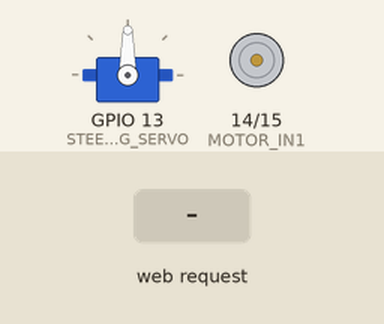
Simulated run of this sketch. Board: ESP32. On the bench: servo, motor-driver pin pairs drawn as motors (green arrow = first pin HIGH = forward, orange = second pin HIGH = backward, longer = more drive, scaled by the enable pin). The test bench sets the inputs (shaded band). WiFi joins after 1.5 s; servers stay silent unless stated; what the sketch prints to the serial monitor is not drawn.

Above: at 2.7 s.
2.8 s: HTTP request GET /action?command=forward received
At 3.4 s:
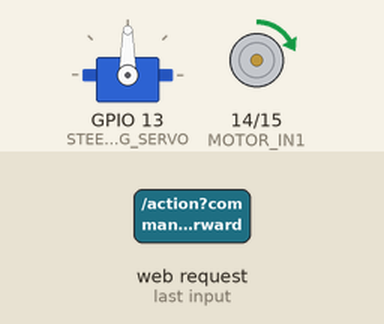
14.8 s: HTTP request GET /action?command=backward received
At 29.5 s:
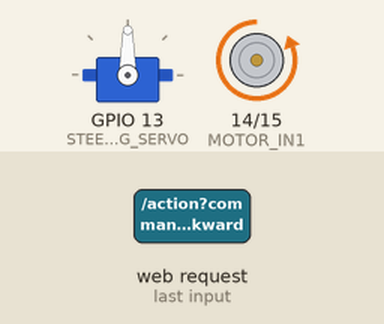
Timing chart, 0 to 29.9 s (numbered marks = the images above; inputs shaded):
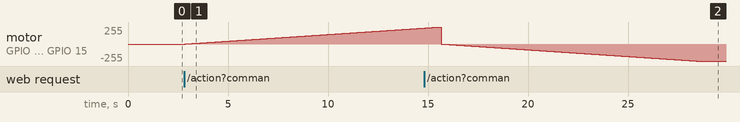

The sketch:

DcMotorControl.ino
```cpp
#include <WiFi.h>
#include <ESPAsyncWebServer.h>
#include <ESP32Servo.h>

// Replace with your WiFi credentials
const char* ssid = "SUB1";
const char* password = "newtown123";

// Pin definitions for ESP32-CAM
#define MOTOR_IN1 14  // L298N IN1
#define MOTOR_IN2 15  // L298N IN2
#define MOTOR_ENA 12  // L298N ena

#define STEERING_SERVO 13

// Servo settings
Servo steeringServo;
int steeringAngle = 90; // Default servo position (center)

// Create AsyncWebServer object on port 80
AsyncWebServer server(80);

void setup() {
  // Initialize Serial Monitor
  Serial.begin(115200);

  // Initialize motor pins
  pinMode(MOTOR_IN1, OUTPUT);
  pinMode(MOTOR_IN2, OUTPUT);

  // Initialize servo
  steeringServo.attach(STEERING_SERVO, 500, 2400);
  steeringServo.write(steeringAngle);

  // Connect to WiFi
  WiFi.begin(ssid, password);
  while (WiFi.status() != WL_CONNECTED) {
    delay(500);
    Serial.print(".");
  }
  Serial.println("\nWiFi connected. IP address: ");
  Serial.println(WiFi.localIP());

  // Web server routes
  server.on("/", HTTP_GET, [](AsyncWebServerRequest *request){
    request->send(200, "text/html", R"rawliteral(
      <html>
        <head><title>ESP32 Motor Control</title></head>
        <body>
          <h1>Motor and Steering Control</h1>
          <button onclick="sendCommand('forward')">Forward</button>
          <button onclick="sendCommand('backward')">Backward</button>
          <button onclick="sendCommand('stop')">Stop</button><br>
          <button onclick="sendCommand('left')">Left</button>
          <button onclick="sendCommand('right')">Right</button>
          <button onclick="sendCommand('center')">Center</button>
          <script>
            function sendCommand(cmd) {
              fetch('/action?command=' + cmd);
            }
          </script>
        </body>
      </html>
    )rawliteral");
  });

  server.on("/action", HTTP_GET, [](AsyncWebServerRequest *request){
    String command;
    if (request->hasParam("command")) {
      command = request->getParam("command")->value();
      if (command == "forward") {
        digitalWrite(MOTOR_IN1, HIGH);
        digitalWrite(MOTOR_IN2, LOW);
        for (int i = 0; i < 256; i++){
          analogWrite(MOTOR_ENA, i);
          delay(50);
        }
      } else if (command == "backward") {
        digitalWrite(MOTOR_IN1, LOW);
        digitalWrite(MOTOR_IN2, HIGH);
        for (int i = 0; i < 256; i++){
          analogWrite(MOTOR_ENA, i);
          delay(50);
        }
      } else if (command == "stop") {
        digitalWrite(MOTOR_IN1, LOW);
        digitalWrite(MOTOR_IN2, LOW);
      } else if (command == "left") {
        steeringServo.write(45); // Turn left
      } else if (command == "right") {
        steeringServo.write(135); // Turn right
      } else if (command == "center") {
        steeringServo.write(90); // Center steering
      }
    }
    request->send(200, "text/plain", "OK");
  });

  // Start server
  server.begin();
}

void loop() {
  // No code needed here for async web server
}
```

Measured:
- after the input at 2.8 s, motor on GPIO 14 (MOTOR_IN1) / GPIO 15 (MOTOR_IN2): moves from stopped to forward 239/255 over 11.9 s, starting after 0.05 s
